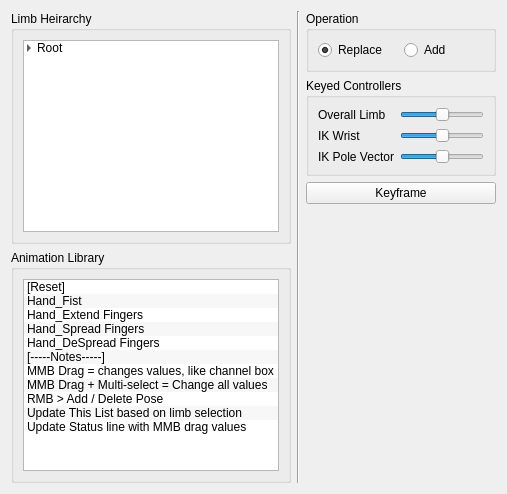
              <widget class="QWidget" name="tab_7">
               <attribute name="title">
                <string>Animations</string>
               </attribute>
               <layout class="QVBoxLayout" name="verticalLayout_18">
                <item>
                 <layout class="QHBoxLayout" name="horizontalLayout_129">
                  <item>
                   <layout class="QVBoxLayout" name="verticalLayout_144">
                    <item>
                     <widget class="QGroupBox" name="groupBox_74">
                      <property name="title">
                       <string>Limb Heirarchy</string>
                      </property>
                      <layout class="QHBoxLayout" name="horizontalLayout_130">
                       <item>
                        <layout class="QVBoxLayout" name="verticalLayout_145">
                         <item>
                          <widget class="QTreeWidget" name="treeWidget_7">
                           <property name="autoScrollMargin">
                            <number>16</number>
                           </property>
                           <property name="alternatingRowColors">
                            <bool>true</bool>
                           </property>
                           <property name="selectionMode">
                            <enum>QAbstractItemView::MultiSelection</enum>
                           </property>
                           <property name="autoExpandDelay">
                            <number>-1</number>
                           </property>
                           <property name="indentation">
                            <number>10</number>
                           </property>
                           <property name="headerHidden">
                            <bool>true</bool>
                           </property>
                           <column>
                            <property name="text">
                             <string notr="true">1</string>
                            </property>
                           </column>
                           <item>
                            <property name="text">
                             <string>Root</string>
                            </property>
                            <item>
                             <property name="text">
                              <string>Spine</string>
                             </property>
                             <item>
                              <property name="text">
                               <string>Arm (M)</string>
                              </property>
                              <item>
                               <property name="text">
                                <string>Hand</string>
                               </property>
                              </item>
                             </item>
                             <item>
                              <property name="text">
                               <string>Head</string>
                              </property>
                             </item>
                             <item>
                              <property name="text">
                               <string>Leg (M)</string>
                              </property>
                             </item>
                             <item>
                              <property name="text">
                               <string>Tail</string>
                              </property>
                             </item>
                            </item>
                           </item>
                          </widget>
                         </item>
                        </layout>
                       </item>
                      </layout>
                     </widget>
                    </item>
                    <item>
                     <widget class="QGroupBox" name="groupBox_75">
                      <property name="title">
                       <string>Animation Library</string>
                      </property>
                      <layout class="QHBoxLayout" name="horizontalLayout_131">
                       <item>
                        <layout class="QVBoxLayout" name="verticalLayout_146">
                         <item>
                          <widget class="QListWidget" name="listWidget_20">
                           <property name="alternatingRowColors">
                            <bool>true</bool>
                           </property>
                           <item>
                            <property name="text">
                             <string>[Reset]</string>
                            </property>
                           </item>
                           <item>
                            <property name="text">
                             <string>Hand_Fist</string>
                            </property>
                           </item>
                           <item>
                            <property name="text">
                             <string>Hand_Extend Fingers</string>
                            </property>
                           </item>
                           <item>
                            <property name="text">
                             <string>Hand_Spread Fingers</string>
                            </property>
                           </item>
                           <item>
                            <property name="text">
                             <string>Hand_DeSpread Fingers</string>
                            </property>
                           </item>
                           <item>
                            <property name="text">
                             <string>[-----Notes-----]</string>
                            </property>
                           </item>
                           <item>
                            <property name="text">
                             <string>MMB Drag = changes values, like channel box</string>
                            </property>
                           </item>
                           <item>
                            <property name="text">
                             <string>MMB Drag + Multi-select = Change all values</string>
                            </property>
                           </item>
                           <item>
                            <property name="text">
                             <string>RMB &gt; Add / Delete Pose</string>
                            </property>
                           </item>
                           <item>
                            <property name="text">
                             <string>Update This List based on limb selection</string>
                            </property>
                           </item>
                           <item>
                            <property name="text">
                             <string>Update Status line with MMB drag values</string>
                            </property>
                           </item>
                          </widget>
                         </item>
                        </layout>
                       </item>
                      </layout>
                     </widget>
                    </item>
                   </layout>
                  </item>
                  <item>
                   <widget class="Line" name="line_5">
                    <property name="orientation">
                     <enum>Qt::Vertical</enum>
                    </property>
                   </widget>
                  </item>
                  <item>
                   <layout class="QVBoxLayout" name="verticalLayout_147">
                    <item>
                     <widget class="QGroupBox" name="groupBox_10">
                      <property name="title">
                       <string>Operation</string>
                      </property>
                      <layout class="QHBoxLayout" name="horizontalLayout_23">
                       <item>
                        <layout class="QHBoxLayout" name="horizontalLayout_24">
                         <item>
                          <widget class="QRadioButton" name="radioButton_5">
                           <property name="text">
                            <string>Replace</string>
                           </property>
                           <property name="checked">
                            <bool>true</bool>
                           </property>
                          </widget>
                         </item>
                         <item>
                          <widget class="QRadioButton" name="radioButton_6">
                           <property name="text">
                            <string>Add</string>
                           </property>
                          </widget>
                         </item>
                        </layout>
                       </item>
                      </layout>
                     </widget>
                    </item>
                    <item>
                     <widget class="QGroupBox" name="groupBox_11">
                      <property name="title">
                       <string>Keyed Controllers</string>
                      </property>
                      <layout class="QHBoxLayout" name="horizontalLayout_25">
                       <item>
                        <layout class="QVBoxLayout" name="verticalLayout_17">
                         <item>
                          <layout class="QHBoxLayout" name="horizontalLayout_26">
                           <item>
                            <widget class="QLabel" name="label_9">
                             <property name="sizePolicy">
                              <sizepolicy hsizetype="Expanding" vsizetype="Preferred">
                               <horstretch>0</horstretch>
                               <verstretch>0</verstretch>
                              </sizepolicy>
                             </property>
                             <property name="text">
                              <string>Overall Limb</string>
                             </property>
                            </widget>
                           </item>
                           <item>
                            <widget class="QSlider" name="horizontalSlider_7">
                             <property name="value">
                              <number>50</number>
                             </property>
                             <property name="orientation">
                              <enum>Qt::Horizontal</enum>
                             </property>
                            </widget>
                           </item>
                          </layout>
                         </item>
                         <item>
                          <layout class="QHBoxLayout" name="horizontalLayout_27">
                           <item>
                            <widget class="QLabel" name="label_10">
                             <property name="sizePolicy">
                              <sizepolicy hsizetype="Expanding" vsizetype="Preferred">
                               <horstretch>0</horstretch>
                               <verstretch>0</verstretch>
                              </sizepolicy>
                             </property>
                             <property name="text">
                              <string>IK Wrist</string>
                             </property>
                            </widget>
                           </item>
                           <item>
                            <widget class="QSlider" name="horizontalSlider_9">
                             <property name="value">
                              <number>50</number>
                             </property>
                             <property name="orientation">
                              <enum>Qt::Horizontal</enum>
                             </property>
                            </widget>
                           </item>
                          </layout>
                         </item>
                         <item>
                          <layout class="QHBoxLayout" name="horizontalLayout_28">
                           <item>
                            <widget class="QLabel" name="label_11">
                             <property name="sizePolicy">
                              <sizepolicy hsizetype="Expanding" vsizetype="Preferred">
                               <horstretch>0</horstretch>
                               <verstretch>0</verstretch>
                              </sizepolicy>
                             </property>
                             <property name="text">
                              <string>IK Pole Vector</string>
                             </property>
                            </widget>
                           </item>
                           <item>
                            <widget class="QSlider" name="horizontalSlider_10">
                             <property name="value">
                              <number>50</number>
                             </property>
                             <property name="orientation">
                              <enum>Qt::Horizontal</enum>
                             </property>
                            </widget>
                           </item>
                          </layout>
                         </item>
                        </layout>
                       </item>
                      </layout>
                     </widget>
                    </item>
                    <item>
                     <widget class="QPushButton" name="pushButton_7">
                      <property name="text">
                       <string>Keyframe</string>
                      </property>
                     </widget>
                    </item>
                    <item>
                     <spacer name="verticalSpacer_4">
                      <property name="orientation">
                       <enum>Qt::Vertical</enum>
                      </property>
                      <property name="sizeHint" stdset="0">
                       <size>
                        <width>20</width>
                        <height>40</height>
                       </size>
                      </property>
                     </spacer>
                    </item>
                   </layout>
                  </item>
                 </layout>
                </item>
               </layout>
              </widget>
